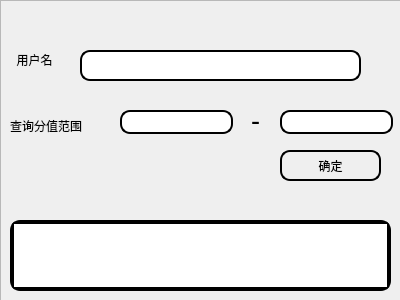
<?xml version="1.0" encoding="UTF-8"?>
<ui version="4.0">
 <class>Dialog</class>
 <widget class="QDialog" name="Dialog">
  <property name="geometry">
   <rect>
    <x>0</x>
    <y>0</y>
    <width>400</width>
    <height>300</height>
   </rect>
  </property>
  <property name="windowTitle">
   <string>Dialog</string>
  </property>
  <widget class="QPushButton" name="pushButton">
   <property name="geometry">
    <rect>
     <x>280</x>
     <y>150</y>
     <width>101</width>
     <height>31</height>
    </rect>
   </property>
   <property name="styleSheet">
    <string notr="true">QPushButton {
border-radius:10px;
border:2px solid #000000;
}

QPushButton:hover {
    background-color: #ecf5ff;
    color: #FF3030;
}</string>
   </property>
   <property name="text">
    <string>确定</string>
   </property>
  </widget>
  <widget class="QLineEdit" name="lineEdit">
   <property name="geometry">
    <rect>
     <x>80</x>
     <y>50</y>
     <width>281</width>
     <height>31</height>
    </rect>
   </property>
   <property name="styleSheet">
    <string notr="true">border-radius:10px;
border:2px solid #000000;</string>
   </property>
  </widget>
  <widget class="QLabel" name="label">
   <property name="geometry">
    <rect>
     <x>0</x>
     <y>50</y>
     <width>69</width>
     <height>20</height>
    </rect>
   </property>
   <property name="text">
    <string>用户名</string>
   </property>
   <property name="alignment">
    <set>Qt::AlignCenter</set>
   </property>
  </widget>
  <widget class="QLabel" name="label_2">
   <property name="geometry">
    <rect>
     <x>10</x>
     <y>110</y>
     <width>91</width>
     <height>31</height>
    </rect>
   </property>
   <property name="text">
    <string>查询分值范围</string>
   </property>
  </widget>
  <widget class="QLineEdit" name="lineEdit_2">
   <property name="geometry">
    <rect>
     <x>120</x>
     <y>110</y>
     <width>113</width>
     <height>24</height>
    </rect>
   </property>
   <property name="styleSheet">
    <string notr="true">border-radius:10px;
border:2px solid #000000;</string>
   </property>
  </widget>
  <widget class="QLineEdit" name="lineEdit_3">
   <property name="geometry">
    <rect>
     <x>280</x>
     <y>110</y>
     <width>113</width>
     <height>24</height>
    </rect>
   </property>
   <property name="styleSheet">
    <string notr="true">border-radius:10px;
border:2px solid #000000;</string>
   </property>
  </widget>
  <widget class="QLabel" name="label_3">
   <property name="geometry">
    <rect>
     <x>240</x>
     <y>110</y>
     <width>31</width>
     <height>21</height>
    </rect>
   </property>
   <property name="font">
    <font>
     <pointsize>20</pointsize>
    </font>
   </property>
   <property name="text">
    <string>-</string>
   </property>
   <property name="alignment">
    <set>Qt::AlignCenter</set>
   </property>
  </widget>
  <widget class="QTextEdit" name="textEdit">
   <property name="geometry">
    <rect>
     <x>10</x>
     <y>220</y>
     <width>381</width>
     <height>71</height>
    </rect>
   </property>
   <property name="styleSheet">
    <string notr="true">border-radius:10px;
border:4px solid #000000;</string>
   </property>
  </widget>
  <widget class="QFrame" name="frame">
   <property name="geometry">
    <rect>
     <x>0</x>
     <y>0</y>
     <width>401</width>
     <height>301</height>
    </rect>
   </property>
   <property name="styleSheet">
    <string notr="true">#frame
{
border-image: url(:/new/prefix1/resources/images/background_3.jpg);
}</string>
   </property>
   <property name="frameShape">
    <enum>QFrame::StyledPanel</enum>
   </property>
   <property name="frameShadow">
    <enum>QFrame::Raised</enum>
   </property>
  </widget>
  <zorder>frame</zorder>
  <zorder>pushButton</zorder>
  <zorder>lineEdit</zorder>
  <zorder>label</zorder>
  <zorder>label_2</zorder>
  <zorder>lineEdit_2</zorder>
  <zorder>lineEdit_3</zorder>
  <zorder>label_3</zorder>
  <zorder>textEdit</zorder>
 </widget>
 <resources/>
 <connections/>
</ui>
